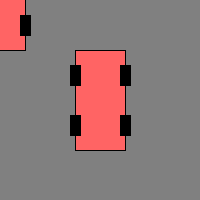
Frame 1 (no input)
Frame 60 (the mouse pressed at the canvas centre just before this capture): identical to frame 1, image omitted
Frame 120 (the mouse held since frame 60 and released just before this capture): identical to frame 1, image omitted

The Processing sketch that drew this single still picture (run headless with seeded random() and noise(); from frame 60 on, the mouse is pressed at the canvas centre):

// Processing sketch: sketch_002_2
// ── sketch_002_2.pde
Car car;
Car car2;
void setup() {
  size (200, 200);
  background (128);
  
  car = new Car();
}

void draw() {
  car.draw(100, 100);
  car.draw(mouseX, mouseY);
}


class Car {
  Car() {}
  
  void draw (float x0, float y0) {
    //float x0 = 100, y0 = 100; // center of the car
    float cw = 50, ch = 100; // w,h of the car

    // car body
    fill (255, 100, 100);
    rectMode (CENTER); // the rect() is w.r.t center
    rect(x0, y0, cw, ch);

    // now 4 wheels
    float ch4 = ch / 4; 
    float yfront = y0 - ch4; // front wheel
    float xfrontRight = x0 + cw/2;
    fill (0);
    rect (xfrontRight, yfront, 10, 20);

    float xfrontLeft = x0 - cw/2;
    rect (xfrontLeft, yfront, 10, 20);

    float yback = y0 + ch4;
    rect (xfrontRight, yback, 10, 20);
    rect (xfrontLeft, yback, 10, 20);

    return;
  }
}
